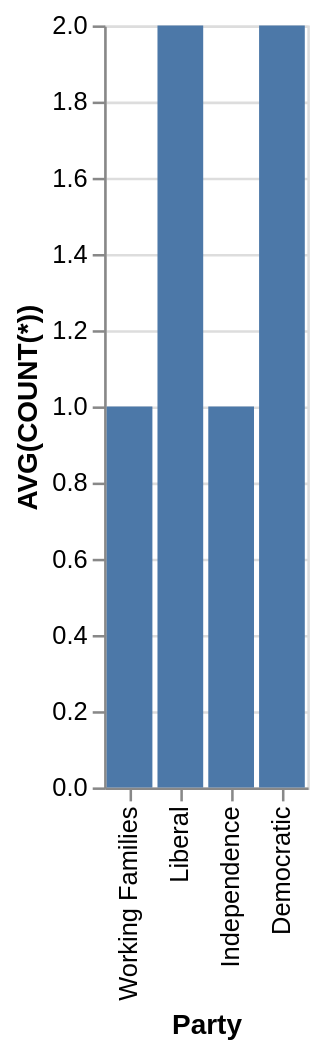

The specification (Vega-Lite) saved for this image:
### Vega-Lite specification from a JSON file in a GitHub repository (floating-point values rounded to 4 significant figures)
{"data": {"values": [{"x_data": "Democratic", "y_data": 2}, {"x_data": "Independence", "y_data": 1}, {"x_data": "Liberal", "y_data": 2}, {"x_data": "Working Families", "y_data": 1}]}, "mark": "bar", "encoding": {"x": {"field": "x_data", "type": "nominal", "title": "Party", "sort": "descending"}, "y": {"field": "y_data", "type": "quantitative", "title": "AVG(COUNT(*))"}}}
